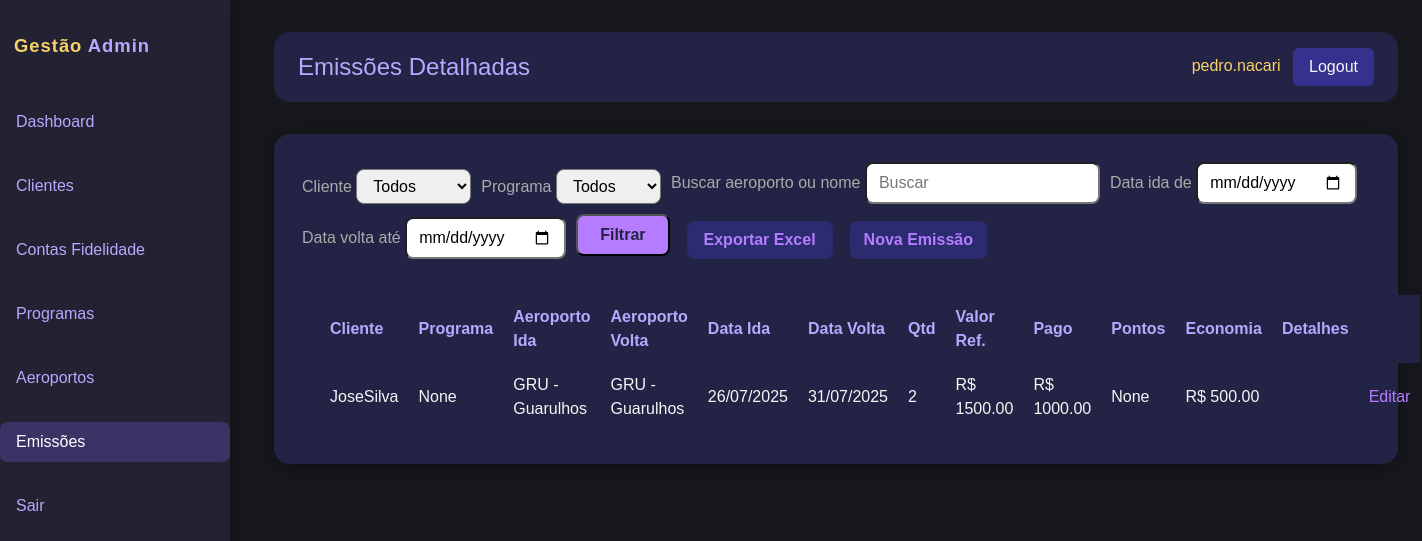
The app's page /adm/emissoes/ (signed in), older data.
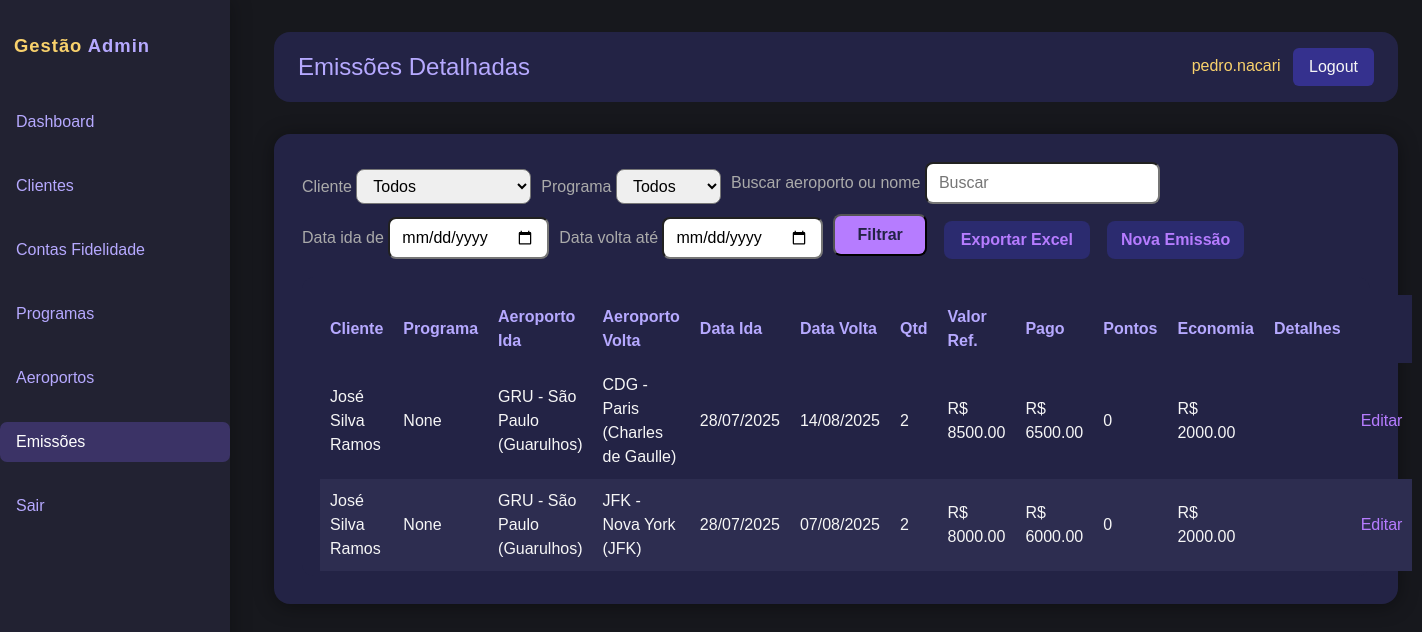
The same page, newer data.
### gestao/models.py (models this page shows, shortened)
class EmissaoPassagem(models.Model):
    cliente = models.ForeignKey(Cliente, on_delete=models.CASCADE)
    programa = models.ForeignKey(ProgramaFidelidade, on_delete=models.CASCADE, null=True, blank=True)
    aeroporto_partida = models.ForeignKey(Aeroporto, on_delete=models.CASCADE, related_name='partidas', null=True, blank=True)
    aeroporto_destino = models.ForeignKey(Aeroporto, on_delete=models.CASCADE, related_name='destinos', null=True, blank=True)
    data_ida = models.DateField()
    data_volta = models.DateField(null=True, blank=True)
    qtd_passageiros = models.PositiveIntegerField()
    valor_referencia = models.DecimalField(max_digits=10, decimal_places=2)
    valor_pago = models.DecimalField(max_digits=10, decimal_places=2)
    pontos_utilizados = models.IntegerField(null=True, blank=True)
    valor_referencia_pontos = models.DecimalField(max_digits=10, decimal_places=2, null=True, blank=True)
    economia_obtida = models.DecimalField(max_digits=10, decimal_places=2, null=True, blank=True)
    detalhes = models.TextField(blank=True)

class Cliente(models.Model):
    usuario = models.OneToOneField(User, on_delete=models.CASCADE, related_name='cliente_gestao')
    telefone = models.CharField(max_length=20, blank=True)
    data_nascimento = models.DateField(null=True, blank=True)
    cpf = models.CharField(max_length=14, default='000.000.000-00')
    PERFIS = (
        ('admin', 'Administrador'),
        ('operador', 'Operador'),
        ('cliente', 'Cliente'),
    )
    perfil = models.CharField(max_length=10, choices=PERFIS, default='cliente')
    observacoes = models.TextField(blank=True)
    ativo = models.BooleanField(default=True)

class Aeroporto(models.Model):
    nome = models.CharField(max_length=200)
    sigla = models.CharField(max_length=10)
    cidade = models.CharField(max_length=200)
    estado = models.CharField(max_length=100)
    class Meta:
        ordering = ['sigla']
    def __str__(self):
        return f"{self.sigla} - {self.nome}"

### gestao/views_admin.py (the view, shortened to what this page needs)
@login_required
@user_passes_test(admin_required)
def admin_emissoes(request):
    programa_id = request.GET.get("programa")
    cliente_id = request.GET.get("cliente")
    q = request.GET.get("q")
    data_ini = request.GET.get("data_ini")
    data_fim = request.GET.get("data_fim")
    emissoes = EmissaoPassagem.objects.all().select_related('cliente', 'programa', 'aeroporto_partida', 'aeroporto_destino')
    if programa_id:
        emissoes = emissoes.filter(programa_id=programa_id)
    if cliente_id:
        emissoes = emissoes.filter(cliente_id=cliente_id)
    if data_ini:
        emissoes = emissoes.filter(data_ida__gte=data_ini)
    if data_fim:
        emissoes = emissoes.filter(data_volta__lte=data_fim)
    programas = ProgramaFidelidade.objects.all()
    clientes = Cliente.objects.all()
    return render(request, "admin_custom/emissoes.html", {
        "emissoes": emissoes,
        "programas": programas,
        "clientes": clientes,
        "params": request.GET
    })

### gestao/views_admin.py (called while the page is built)
def admin_required(user):
    return user.is_staff or user.is_superuser

### gestao/templates/admin_custom/emissoes.html (shortened to what this page needs)
{% extends "admin_custom/base_admin.html" %}
{% block header_title %}Emissões Detalhadas{% endblock %}
{% block menu_emissoes %}active{% endblock %}
{% block content %}
    <form method="get" style="margin-bottom:18px;display:flex;gap:10px;flex-wrap:wrap;align-items:end;">
        <div>
            <label style="color:#aaa;">Cliente</label>
            <select name="cliente" style="padding:7px 12px;border-radius:8px;">
                <option value="">Todos</option>
             </select>
        </div>
        <div>
            <label style="color:#aaa;">Programa</label>
            <select name="programa" style="padding:7px 12px;border-radius:8px;">
                <option value="">Todos</option>
            </select>
        </div>
        <div>
            <label style="color:#aaa;">Buscar aeroporto ou nome</label>
            <input type="text" name="q" value="{{ params.q|default_if_none:'' }}" placeholder="Buscar" style="padding:7px 12px;border-radius:8px;">
        </div>
        <div>
            <label style="color:#aaa;">Data ida de</label>
            <input type="date" name="data_ini" value="{{ params.data_ini|default_if_none:'' }}" style="padding:7px 12px;border-radius:8px;">
        </div>
        <div>
            <label style="color:#aaa;">Data volta até</label>
            <input type="date" name="data_fim" value="{{ params.data_fim|default_if_none:'' }}" style="padding:7px 12px;border-radius:8px;">
        </div>
        <button style="background:#b67cff;color:#232345;font-weight:bold;padding:7px 22px;border-radius:8px;margin-bottom:3px;">Filtrar</button>
        <a href="?export=excel{% if params.q %}&q={{ params.q }}{% endif %}" style="background:#2b2b6f;color:#b67cff;padding:7px 17px;border-radius:8px;text-decoration:none;margin-left:7px;font-weight:600;">Exportar Excel</a>
        <a href="{% url 'admin_nova_emissao' %}" style="background:#2b2b6f;color:#b67cff;padding:7px 14px;border-radius:8px;text-decoration:none;font-weight:bold;margin-left:7px;">Nova Emissão</a>
    </form>
    <div style="background:#232345;border-radius:12px;padding:18px 18px 5px 18px;">
        <table style="width:100%;border-collapse:collapse;">
            <thead>
                <tr style="color:#b6a9ff;">
                    <th>Cliente</th>
                    <th>Programa</th>
                    <th>Aeroporto Ida</th>
                    <th>Aeroporto Volta</th>
                    <th>Data Ida</th>
                    <th>Data Volta</th>
                    <th>Qtd</th>
                    <th>Valor Ref.</th>
                    <th>Pago</th>
                    <th>Pontos</th>
                    <th>Economia</th>
                    <th>Detalhes</th>
                    <th></th>
                </tr>
            </thead>
            <tbody>
                {% for e in emissoes %}
                <tr>
                    <td>{{ e.cliente.usuario.get_full_name|default:e.cliente.usuario.username }}</td>
                    <td>{{ e.programa }}</td>
                    <td>{{ e.aeroporto_partida }}</td>
                    <td>{{ e.aeroporto_destino }}</td>
                    <td>{{ e.data_ida|date:"d/m/Y" }}</td>
                    <td>{{ e.data_volta|date:"d/m/Y" }}</td>
                    <td>{{ e.qtd_passageiros }}</td>
                    <td>R$ {{ e.valor_referencia|floatformat:2 }}</td>
                    <td>R$ {{ e.valor_pago|floatformat:2 }}</td>
                    <td>{{ e.pontos_utilizados }}</td>
                    <td>R$ {{ e.economia_obtida|floatformat:2 }}</td>
                    <td>{{ e.detalhes }}</td>
                    <td><a href="{% url 'admin_editar_emissao' e.id %}" style="color:#b67cff;">Editar</a></td>
                </tr>
                {% empty %}
                <tr><td colspan="13" style="color:#ff7070;text-align:center;">Nenhuma emissão encontrada.</td></tr>
                {% endfor %}
            </tbody>
        </table>
    </div>
{% endblock %}

Row changes from the older to the newer data that the page shows:
changed EmissaoPassagem: cliente.usuario.get_full_name "JoseSilva" → "José Silva Ramos"; aeroporto_partida "GRU - Guarulhos" → "GRU - São Paulo (Guarulhos)"; aeroporto_destino "GRU - Guarulhos" → "CDG - Paris (Charles de Gaulle)"; data_ida "26/07/2025" → "28/07/2025"; data_volta "31/07/2025" → "14/08/2025"; valor_referencia "1500.00" → "8500.00"; valor_pago "1000.00" → "6500.00"; pontos_utilizados "None" → "0"; economia_obtida "500.00" → "2000.00"
added EmissaoPassagem: cliente.usuario.get_full_name "José Silva Ramos", programa "None", aeroporto_partida "GRU - São Paulo (Guarulhos)", aeroporto_destino "JFK - Nova York (JFK)", data_ida "28/07/2025", data_volta "07/08/2025", qtd_passageiros "2", valor_referencia "8000.00", valor_pago "6000.00", pontos_utilizados "0", economia_obtida "2000.00"
